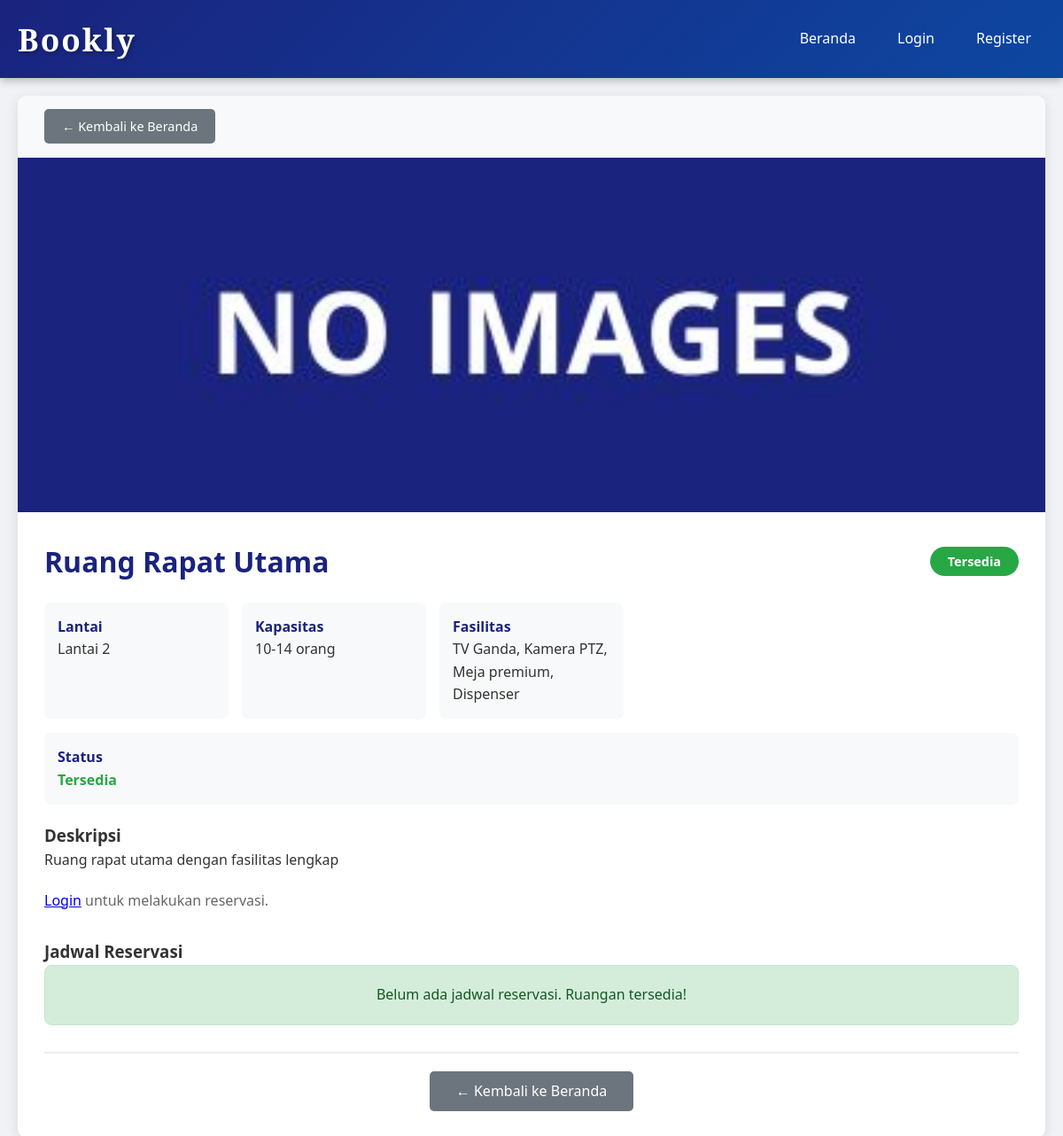
Screenshot of /detail.php?id=3 with the database file from the repository.
### tables this page shows
CREATE TABLE IF NOT EXISTS rooms (
    id INT PRIMARY KEY AUTO_INCREMENT,
    nama VARCHAR(100) NOT NULL,
    lantai INT NOT NULL,
    kapasitas VARCHAR(50) NOT NULL,
    fasilitas TEXT,
    deskripsi TEXT,
    gambar VARCHAR(255) DEFAULT 'default.jpg',
    created_at TIMESTAMP DEFAULT CURRENT_TIMESTAMP
);

### database.php (called while the page is built, shortened)
<?php
$host   = getenv('DB_HOST') ?: 'localhost';
$port   = getenv('DB_PORT') ?: '3306';
$user   = getenv('DB_USER') ?: 'root';
$pass   = getenv('DB_PASS') ?: '';
$db     = getenv('DB_NAME') ?: 'reservasi_ruangan';
$sslCa  = getenv('DB_SSL_CA') ?: '';
$conn = mysqli_init();
if (!empty($sslCa)) {
    $caPath = '/tmp/aiven-ca.pem';
    mysqli_ssl_set($conn, null, null, $caPath, null, null);
} else {
    $ok = @mysqli_real_connect($conn, $host, $user, $pass, $db, (int) $port);
}
mysqli_set_charset($conn, 'utf8mb4');
function query($sql) {
    global $conn;
    return mysqli_query($conn, $sql);
}
function fetchOne($result) {
    return mysqli_fetch_assoc($result);
}
function numRows($result) {
    return mysqli_num_rows($result);
}
?>

### detail.php (the view, shortened to what this page needs)
<?php
$id = isset($_GET['id']) ? intval($_GET['id']) : 0;
$query = "SELECT * FROM rooms WHERE id = $id";
$result = query($query);
$room = fetchOne($result);
$gambarPath = 'uploads/' . $room['gambar'];
$jadwal = "SELECT r.*, u.nama as user_nama
           FROM reservations r
           JOIN users u ON r.user_id = u.id
           WHERE r.room_id = $id AND r.status = 'booked'
           AND r.tanggal >= CURDATE()
           ORDER BY r.tanggal, r.jam_mulai";
$jadwalResult = query($jadwal);
$isBooked = numRows($jadwalResult) > 0;
?>
<?php include 'header.php'; ?>
<div class="detail-container">
    <div style="padding: 15px 30px; background: #f8f9fa; border-bottom: 1px solid #eee; display: flex; justify-content: space-between; align-items: center; flex-wrap: wrap; gap: 10px;">
        <a href="index.php" class="btn" style="background: #6c757d; padding: 8px 20px; font-size: 0.9rem;">
            ← Kembali ke Beranda
        </a>
    </div>
    <div class="detail-image" style="background: none; height: 400px; overflow: hidden;">
        <img src="<?= $gambarPath ?>" alt="<?= htmlspecialchars($room['nama']) ?>"
             style="width: 100%; height: 100%; object-fit: cover; display: block;">
    </div>
    <div class="detail-content">
        <div style="display: flex; justify-content: space-between; align-items: center; flex-wrap: wrap; gap: 10px;">
            <h1 style="margin: 0;"><?= htmlspecialchars($room['nama']) ?></h1>
            <?php if($isBooked): ?>
                <span style="background: #dc3545; color: white; padding: 5px 20px; border-radius: 20px; font-size: 0.9rem; font-weight: bold;">
                    Sedang Booking
                </span>
            <?php else: ?>
                <span style="background: #28a745; color: white; padding: 5px 20px; border-radius: 20px; font-size: 0.9rem; font-weight: bold;">
                    Tersedia
                </span>
            <?php endif; ?>
        </div>
        <div class="info">
            <div class="info-item">
                <strong>Lantai</strong>
                Lantai <?= $room['lantai'] ?>
            </div>
            <div class="info-item">
                <strong>Kapasitas</strong>
                <?= htmlspecialchars($room['kapasitas']) ?>
            </div>
            <div class="info-item">
                <strong>Fasilitas</strong>
                <?= htmlspecialchars($room['fasilitas']) ?>
            </div>
            <div class="info-item" style="grid-column: 1 / -1;">
                <strong>Status</strong>
                <?php if($isBooked): ?>
                    <span style="color: #dc3545; font-weight: bold;">Tidak Tersedia (Sudah dibooking)</span>
                <?php else: ?>
                    <span style="color: #28a745; font-weight: bold;">Tersedia</span>
                <?php endif; ?>
            </div>
        </div>
        <div style="margin: 20px 0;">
            <h3>Deskripsi</h3>
            <p><?= htmlspecialchars($room['deskripsi']) ?></p>
        </div>
        <?php if(isset($_SESSION['user_id']) && $_SESSION['role'] == 'client'): ?>
            <?php if($isBooked): ?>
                <div style="background: #f8d7da; padding: 15px; border-radius: 8px; margin: 15px 0; border: 1px solid #f5c6cb;">
                    <p style="color: #721c24; margin: 0; font-weight: bold;">
                        Maaf, ruangan ini sedang tidak tersedia untuk tanggal-tanggal berikut:
                    </p>
                </div>
            <?php else: ?>
                <a href="reservasi.php?room_id=<?= $room['id'] ?>" class="btn btn-success" style="font-size: 1.1rem;">
                    Pesan Sekarang
                </a>
            <?php endif; ?>
        <?php elseif(!isset($_SESSION['user_id'])): ?>
            <p style="color: #666;">
                <a href="login.php">Login</a> untuk melakukan reservasi.
            </p>
        <?php endif; ?>
        <div style="margin-top: 30px;">
            <h3>Jadwal Reservasi</h3>
            <?php if(numRows($jadwalResult) > 0): ?>
                <div style="background: #f8f9fa; padding: 15px; border-radius: 8px; margin-bottom: 15px;">
                    <p style="margin: 0; color: #856404; font-size: 0.9rem;">
                        <strong>Total Booking:</strong> <?= numRows($jadwalResult) ?> jadwal
                    </p>
                </div>
                <div class="table-responsive">
                    <table>
                        <thead>
                            <tr>
                                <th>Tanggal</th>
                                <th>Jam</th>
                                <th>Pemesan</th>
                                <th>Keperluan</th>
                            </tr>
                        </thead>
                        <tbody>
                            <?php while($jadwal = fetchOne($jadwalResult)): ?>
                            <tr>
                                <td><?= date('d/m/Y', strtotime($jadwal['tanggal'])) ?></td>
                                <td><?= substr($jadwal['jam_mulai'], 0, 5) ?> - <?= substr($jadwal['jam_selesai'], 0, 5) ?></td>
                                <td><?= htmlspecialchars($jadwal['user_nama']) ?></td>
                                <td><?= htmlspecialchars($jadwal['keperluan'] ?: '-') ?></td>
                            </tr>
                            <?php endwhile; ?>
                        </tbody>
                    </table>
                </div>
            <?php else: ?>
                <div style="background: #d4edda; padding: 20px; text-align: center; border-radius: 8px; border: 1px solid #c3e6cb;">
                    <p style="color: #155724; margin: 0; font-size: 1rem;">
                        Belum ada jadwal reservasi. Ruangan tersedia!
                    </p>
                </div>
            <?php endif; ?>
        </div>
        <div style="margin-top: 30px; padding-top: 20px; border-top: 2px solid #eee; text-align: center;">
            <a href="index.php" class="btn" style="background: #6c757d; padding: 10px 30px;">
                ← Kembali ke Beranda
            </a>
        </div>
    </div>
</div>
</body>
</html>

### style.css (style rules this page uses)
* { margin: 0; padding: 0; box-sizing: border-box; }
body { font-family: 'Segoe UI', Tahoma, Geneva, Verdana, sans-serif; background-color: #f0f2f5; color: #333; line-height: 1.6; min-height: 100vh; display: flex; flex-direction: column; }
.btn { display: inline-block; padding: 10px 20px; background: #0d47a1; color: white; text-decoration: none; border-radius: 5px; border: none; cursor: pointer; transition: background 0.3s; font-size: 1rem; }
.detail-container { background: white; border-radius: 10px; box-shadow: 0 4px 15px rgba(0,0,0,0.1); overflow: hidden; }
.detail-image { width: 100%; height: 400px; background: linear-gradient(135deg, #1a237e, #0d47a1); display: flex; align-items: center; justify-content: center; font-size: 2rem; color: white; font-weight: bold; }
.detail-content { padding: 30px; }
.detail-content h1 { color: #1a237e; margin-bottom: 15px; }
.detail-content .info { display: grid; grid-template-columns: repeat(auto-fit, minmax(200px, 1fr)); gap: 15px; margin: 20px 0; }
.detail-content .info-item { padding: 15px; background: #f8f9fa; border-radius: 8px; }
.detail-content .info-item strong { display: block; color: #1a237e; }

### rows the page displays
rooms: gambar (placeholder picture), nama "Ruang Rapat Utama", lantai "2", kapasitas "10-14 orang", fasilitas "TV Ganda, Kamera PTZ, Meja premium, Dispenser", deskripsi "Ruang rapat utama dengan fasilitas lengkap"
